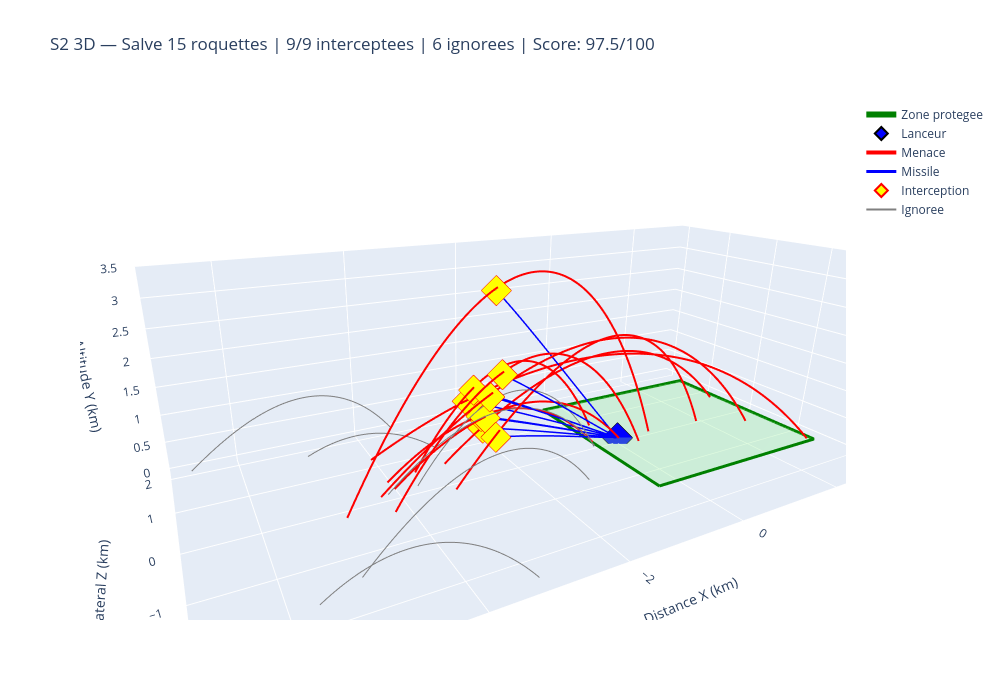

Notebook source saved alongside this figure:
### Markdown cell above
### Scenario S2 3D — Salve multiple

### Code cell
# === S2 : Salve 3D ===
class ThreatGenerator3D_Realistic:
    def __init__(self, seed=42):
        np.random.seed(seed)
    def generer_menace_zone(self):
        return Rocket3D(
            v0=np.random.uniform(200, 350),
            theta_deg=np.random.uniform(40, 60),
            phi_deg=np.random.uniform(-5, 5),
            masse=np.random.uniform(80, 150),
            Cd=np.random.uniform(0.2, 0.4), A=0.05,
            x0=np.random.uniform(-4500, -3000), y0=0,
            z0=np.random.uniform(-500, 500))
    def generer_menace_random(self):
        return Rocket3D(
            v0=np.random.uniform(150, 400),
            theta_deg=np.random.uniform(30, 75),
            phi_deg=np.random.uniform(-20, 20),
            masse=np.random.uniform(50, 200),
            Cd=np.random.uniform(0.2, 0.5), A=0.05,
            x0=np.random.uniform(-7000, -3000), y0=0,
            z0=np.random.uniform(-2000, 2000))
    def generer_salve(self, n=15):
        salve = []
        n_zone = int(n * 0.6)
        for _ in range(n_zone):
            salve.append(self.generer_menace_zone())
        for _ in range(n - n_zone):
            salve.append(self.generer_menace_random())
        np.random.shuffle(salve)
        return salve

gen3d_real = ThreatGenerator3D_Realistic(seed=42)
salve_s2_3d = gen3d_real.generer_salve(n=15)
res_s2_3d = manager3d.gerer_salve(salve_s2_3d)
score_s2_3d = scoring3d.evaluer_scenario(res_s2_3d)

# Visualisation
fig = creer_scene_de_base()
first_m, first_mi, first_int, first_ign = True, True, True, True

for r in res_s2_3d['details']:
    tc, xc, yc, zc = r['trajectoire']
    if r['dans_zone']:
        fig.add_trace(go.Scatter3d(
            x=xc/1000, y=zc/1000, z=yc/1000,
            mode='lines', line=dict(color='red', width=4),
            name='Menace' if first_m else None, showlegend=first_m))
        first_m = False
        if r['interception'] is not None:
            mx, my, mz = r['interception']['missile_x'], r['interception']['missile_y'], r['interception']['missile_z']
            fig.add_trace(go.Scatter3d(
                x=mx/1000, y=mz/1000, z=my/1000,
                mode='lines', line=dict(color='blue', width=3),
                name='Missile' if first_mi else None, showlegend=first_mi))
            first_mi = False
            if r['interception']['intercepte']:
                fig.add_trace(go.Scatter3d(
                    x=[mx[-1]/1000], y=[mz[-1]/1000], z=[my[-1]/1000],
                    mode='markers', marker=dict(size=10, color='yellow', symbol='diamond', line=dict(color='red', width=2)),
                    name='Interception' if first_int else None, showlegend=first_int))
                first_int = False
    else:
        fig.add_trace(go.Scatter3d(
            x=xc/1000, y=zc/1000, z=yc/1000,
            mode='lines', line=dict(color='gray', width=2),
            name='Ignoree' if first_ign else None, showlegend=first_ign))
        first_ign = False

fig.update_layout(title=f'S2 3D — Salve 15 roquettes | {res_s2_3d["interceptions"]}/{res_s2_3d["dangereuses"]} interceptees | {res_s2_3d["ignorees"]} ignorees | Score: {score_s2_3d["score_global"]}/100')
fig.show()

print(f"Dangereuses: {res_s2_3d['dangereuses']}, Ignorees: {res_s2_3d['ignorees']}, Interceptions: {res_s2_3d['interceptions']}")

### Figure 1 — Plotly figure (JSON) as saved in the notebook; plotly's stock layout.template omitted (floating-point values rounded to 4 significant figures; data arrays with more than 128 entries replaced by an {"elided": "..."} marker saying what was removed)
{"data": [{"line": {"color": "green", "width": 6}, "mode": "lines", "name": "Zone protegee", "type": "scatter3d", "x": [-0.5, 3, 3, -0.5, -0.5], "y": [-1.5, -1.5, 1.5, 1.5, -1.5], "z": [0, 0, 0, 0, 0]}, {"color": "lightgreen", "hoverinfo": "skip", "i": [0, 0], "j": [1, 2], "k": [2, 3], "opacity": 0.3, "showscale": false, "type": "mesh3d", "x": [-0.5, 3, 3, -0.5], "y": [-1.5, -1.5, 1.5, 1.5], "z": [0, 0, 0, 0]}, {"marker": {"color": "blue", "line": {"color": "black", "width": 2}, "size": 10, "symbol": "diamond"}, "mode": "markers", "name": "Lanceur", "type": "scatter3d", "x": [0], "y": [0], "z": [0]}, {"line": {"color": "red", "width": 4}, "mode": "lines", "name": "Menace", "showlegend": true, "type": "scatter3d", "x": {"elided": "283 float values"}, "y": {"elided": "283 float values"}, "z": {"elided": "283 float values"}}, {"line": {"color": "blue", "width": 3}, "mode": "lines", "name": "Missile", "showlegend": true, "type": "scatter3d", "x": {"elided": "344 float values"}, "y": {"elided": "344 float values"}, "z": {"elided": "344 float values"}}, {"marker": {"color": "yellow", "line": {"color": "red", "width": 2}, "size": 10, "symbol": "diamond"}, "mode": "markers", "name": "Interception", "showlegend": true, "type": "scatter3d", "x": [-2.578], "y": [0.2082], "z": [0.9164]}, {"line": {"color": "gray", "width": 2}, "mode": "lines", "name": "Ignoree", "showlegend": true, "type": "scatter3d", "x": {"elided": "280 float values"}, "y": {"elided": "280 float values"}, "z": {"elided": "280 float values"}}, {"line": {"color": "red", "width": 4}, "mode": "lines", "showlegend": false, "type": "scatter3d", "x": {"elided": "350 float values"}, "y": {"elided": "350 float values"}, "z": {"elided": "350 float values"}}, {"line": {"color": "blue", "width": 3}, "mode": "lines", "showlegend": false, "type": "scatter3d", "x": {"elided": "313 float values"}, "y": {"elided": "313 float values"}, "z": {"elided": "313 float values"}}, {"marker": {"color": "yellow", "line": {"color": "red", "width": 2}, "size": 10, "symbol": "diamond"}, "mode": "markers", "showlegend": false, "type": "scatter3d", "x": [-2.393], "y": [0.4745], "z": [0.5261]}, {"line": {"color": "red", "width": 4}, "mode": "lines", "showlegend": false, "type": "scatter3d", "x": {"elided": "415 float values"}, "y": {"elided": "415 float values"}, "z": {"elided": "415 float values"}}, {"line": {"color": "blue", "width": 3}, "mode": "lines", "showlegend": false, "type": "scatter3d", "x": {"elided": "402 float values"}, "y": {"elided": "402 float values"}, "z": {"elided": "402 float values"}}, {"marker": {"color": "yellow", "line": {"color": "red", "width": 2}, "size": 10, "symbol": "diamond"}, "mode": "markers", "showlegend": false, "type": "scatter3d", "x": [-2.565], "y": [-0.3708], "z": [1.891]}, {"line": {"color": "red", "width": 4}, "mode": "lines", "showlegend": false, "type": "scatter3d", "x": {"elided": "368 float values"}, "y": {"elided": "368 float values"}, "z": {"elided": "368 float values"}}, {"line": {"color": "blue", "width": 3}, "mode": "lines", "showlegend": false, "type": "scatter3d", "x": {"elided": "365 float values"}, "y": {"elided": "365 float values"}, "z": {"elided": "365 float values"}}, {"marker": {"color": "yellow", "line": {"color": "red", "width": 2}, "size": 10, "symbol": "diamond"}, "mode": "markers", "showlegend": false, "type": "scatter3d", "x": [-2.569], "y": [0.4664], "z": [1.288]}, {"line": {"color": "red", "width": 4}, "mode": "lines", "showlegend": false, "type": "scatter3d", "x": {"elided": "417 float values"}, "y": {"elided": "417 float values"}, "z": {"elided": "417 float values"}}, {"line": {"color": "blue", "width": 3}, "mode": "lines", "showlegend": false, "type": "scatter3d", "x": {"elided": "340 float values"}, "y": {"elided": "340 float values"}, "z": {"elided": "340 float values"}}, {"marker": {"color": "yellow", "line": {"color": "red", "width": 2}, "size": 10, "symbol": "diamond"}, "mode": "markers", "showlegend": false, "type": "scatter3d", "x": [-2.588], "y": [-0.2622], "z": [0.764]}, {"line": {"color": "gray", "width": 2}, "mode": "lines", "showlegend": false, "type": "scatter3d", "x": {"elided": "240 float values"}, "y": {"elided": "240 float values"}, "z": {"elided": "240 float values"}}, {"line": {"color": "red", "width": 4}, "mode": "lines", "showlegend": false, "type": "scatter3d", "x": {"elided": "418 float values"}, "y": {"elided": "418 float values"}, "z": {"elided": "418 float values"}}, {"line": {"color": "blue", "width": 3}, "mode": "lines", "showlegend": false, "type": "scatter3d", "x": {"elided": "374 float values"}, "y": {"elided": "374 float values"}, "z": {"elided": "374 float values"}}, {"marker": {"color": "yellow", "line": {"color": "red", "width": 2}, "size": 10, "symbol": "diamond"}, "mode": "markers", "showlegend": false, "type": "scatter3d", "x": [-2.62], "y": [-0.1216], "z": [1.423]}, {"line": {"color": "red", "width": 4}, "mode": "lines", "showlegend": false, "type": "scatter3d", "x": {"elided": "299 float values"}, "y": {"elided": "299 float values"}, "z": {"elided": "299 float values"}}, {"line": {"color": "blue", "width": 3}, "mode": "lines", "showlegend": false, "type": "scatter3d", "x": {"elided": "346 float values"}, "y": {"elided": "346 float values"}, "z": {"elided": "346 float values"}}, {"marker": {"color": "yellow", "line": {"color": "red", "width": 2}, "size": 10, "symbol": "diamond"}, "mode": "markers", "showlegend": false, "type": "scatter3d", "x": [-2.588], "y": [0.06165], "z": [0.9577]}, {"line": {"color": "red", "width": 4}, "mode": "lines", "showlegend": false, "type": "scatter3d", "x": {"elided": "528 float values"}, "y": {"elided": "528 float values"}, "z": {"elided": "528 float values"}}, {"line": {"color": "blue", "width": 3}, "mode": "lines", "showlegend": false, "type": "scatter3d", "x": {"elided": "514 float values"}, "y": {"elided": "514 float values"}, "z": {"elided": "514 float values"}}, {"marker": {"color": "yellow", "line": {"color": "red", "width": 2}, "size": 10, "symbol": "diamond"}, "mode": "markers", "showlegend": false, "type": "scatter3d", "x": [-2.581], "y": [-0.1896], "z": [3.185]}, {"line": {"color": "gray", "width": 2}, "mode": "lines", "showlegend": false, "type": "scatter3d", "x": {"elided": "297 float values"}, "y": {"elided": "297 float values"}, "z": {"elided": "297 float values"}}, {"line": {"color": "red", "width": 4}, "mode": "lines", "showlegend": false, "type": "scatter3d", "x": {"elided": "386 float values"}, "y": {"elided": "386 float values"}, "z": {"elided": "386 float values"}}, {"line": {"color": "blue", "width": 3}, "mode": "lines", "showlegend": false, "type": "scatter3d", "x": {"elided": "362 float values"}, "y": {"elided": "362 float values"}, "z": {"elided": "362 float values"}}, {"marker": {"color": "yellow", "line": {"color": "red", "width": 2}, "size": 10, "symbol": "diamond"}, "mode": "markers", "showlegend": false, "type": "scatter3d", "x": [-2.63], "y": [0.5647], "z": [1.05]}, {"line": {"color": "gray", "width": 2}, "mode": "lines", "showlegend": false, "type": "scatter3d", "x": {"elided": "299 float values"}, "y": {"elided": "299 float values"}, "z": {"elided": "299 float values"}}, {"line": {"color": "gray", "width": 2}, "mode": "lines", "showlegend": false, "type": "scatter3d", "x": {"elided": "179 float values"}, "y": {"elided": "179 float values"}, "z": {"elided": "179 float values"}}, {"line": {"color": "gray", "width": 2}, "mode": "lines", "showlegend": false, "type": "scatter3d", "x": {"elided": "337 float values"}, "y": {"elided": "337 float values"}, "z": {"elided": "337 float values"}}], "layout": {"height": 700, "scene": {"aspectmode": "manual", "aspectratio": {"x": 2.5, "y": 1.2, "z": 0.8}, "camera": {"center": {"x": -0.3, "y": 0, "z": 0.1}, "eye": {"x": -1.2, "y": -1.8, "z": 0.8}}, "xaxis": {"title": {"text": "Distance X (km)"}}, "yaxis": {"title": {"text": "Lateral Z (km)"}}, "zaxis": {"title": {"text": "Altitude Y (km)"}}}, "title": {"text": "S2 3D — Salve 15 roquettes | 9/9 interceptees | 6 ignorees | Score: 97.5/100"}, "width": 1000}}
